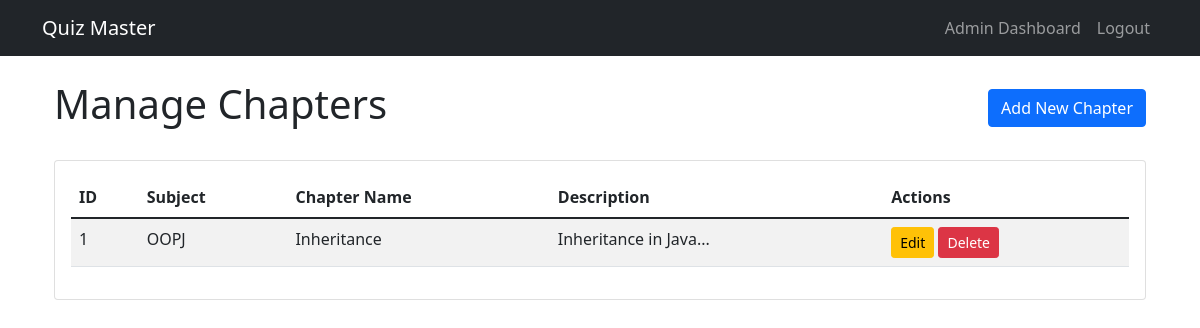
The app's page /admin/chapters (signed in), older data.
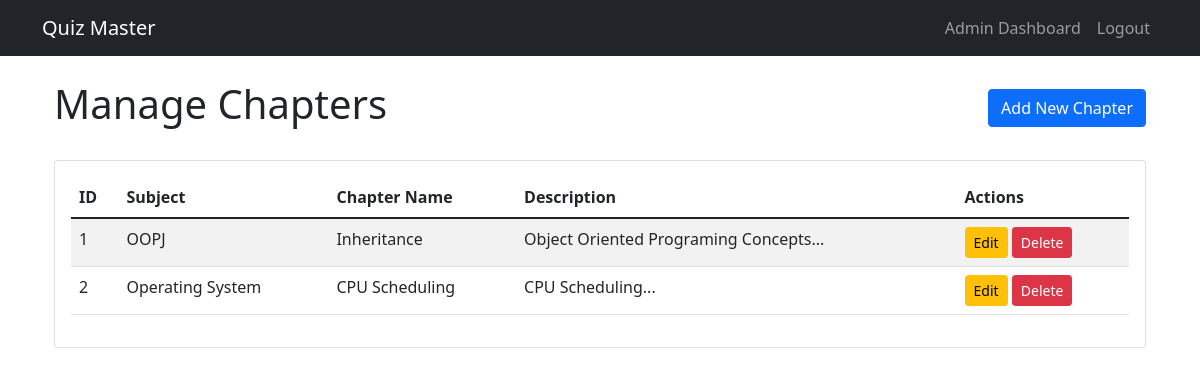
The same page, newer data.
### models/models.py (models this page shows)
class Chapter(db.Model):
    id = db.Column(db.Integer, primary_key=True)
    name = db.Column(db.String(100), nullable=False)
    description = db.Column(db.Text)
    subject_id = db.Column(db.Integer, db.ForeignKey('subject.id'), nullable=False)
    quizzes = db.relationship('Quiz', backref='chapter', cascade='all, delete-orphan', lazy=True)

class Subject(db.Model):
    id = db.Column(db.Integer, primary_key=True)
    name = db.Column(db.String(100), nullable=False)
    description = db.Column(db.Text)
    chapters = db.relationship('Chapter', backref='subject', cascade='all, delete-orphan', lazy=True)

### controllers/admin.py (the view, shortened to what this page needs)
@admin.route('/admin/chapters', methods=['GET', 'POST'])
@login_required
@admin_required
def manage_chapters():
    form = ChapterForm()
    form.subject_id.choices = [(s.id, s.name) for s in Subject.query.all()]
    chapters = Chapter.query.all()
    return render_template('admin/chapters.html', form=form, chapters=chapters)

### app.py (called while the page is built)
@login_manager.user_loader
def load_user(user_id):
    return User.query.get(int(user_id))

### controllers/admin.py (called while the page is built)
def admin_required(f):
    @wraps(f)
    def decorated_function(*args, **kwargs):
        if not current_user.is_authenticated or not current_user.is_admin:
            flash('Access denied.', 'danger')
            return redirect(url_for('auth.login'))
        return f(*args, **kwargs)
    return decorated_function

### templates/admin/chapters.html (shortened to what this page needs)
{% extends "base.html" %}
{% block content %}
<div class="container">
    <div class="d-flex justify-content-between align-items-center mb-4">
        <h1>Manage Chapters</h1>
        <button class="btn btn-primary" data-bs-toggle="modal" data-bs-target="#addChapterModal">
            Add New Chapter
        </button>
    </div>
    <div class="card">
        <div class="card-body">
            <div class="table-responsive">
                <table class="table table-striped">
                    <thead>
                        <tr>
                            <th>ID</th>
                            <th>Subject</th>
                            <th>Chapter Name</th>
                            <th>Description</th>
                            <th>Actions</th>
                        </tr>
                    </thead>
                    <tbody>
                        {% for chapter in chapters %}
                        <tr>
                            <td>{{ chapter.id }}</td>
                            <td>{{ chapter.subject.name }}</td>
                            <td>{{ chapter.name }}</td>
                            <td>{{ chapter.description[:100] }}...</td>
                            <td>
                                <a href="{{ url_for('admin.edit_chapter', id=chapter.id) }}"
                                   class="btn btn-sm btn-warning">Edit</a>
                                <a href="{{ url_for('admin.delete_chapter', id=chapter.id) }}"
                                   class="btn btn-sm btn-danger"
                                   onclick="return confirm('Are you sure you want to delete this chapter?')">Delete</a>
                            </td>
                        </tr>
                        {% endfor %}
                    </tbody>
                </table>
            </div>
        </div>
    </div>
</div>
{% endblock %}

Row changes from the older to the newer data that the page shows:
changed Chapter "Inheritance": description "Inheritance in Java" → "Object Oriented Programing Concepts"
added Chapter: id "2", subject.name "Operating System", name "CPU Scheduling", description "CPU Scheduling"
